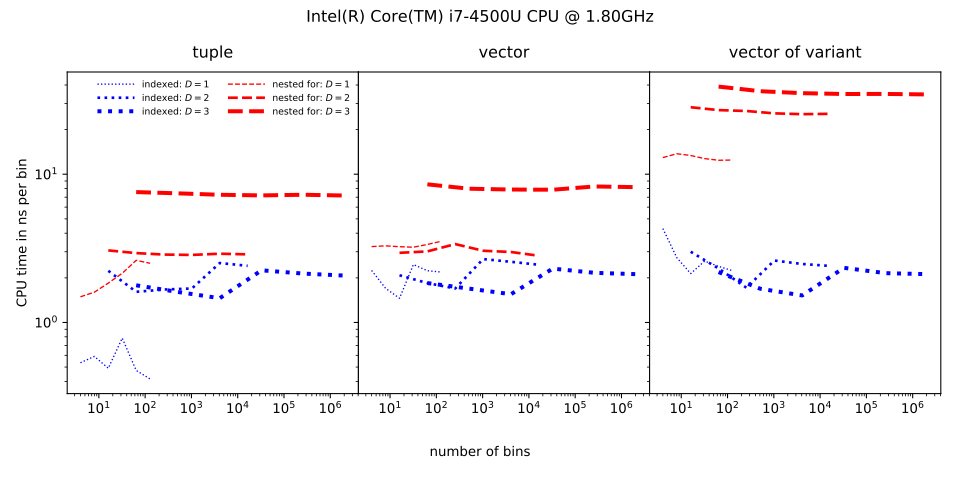

Recreate this plot in Python.
import numpy as np
import json
from collections import defaultdict
import os
import re
import sys
import matplotlib.pyplot as plt
import matplotlib as mpl
mpl.rcParams.update(mpl.rcParamsDefault)

bench = defaultdict(lambda:[])
for iline, line in enumerate(open(sys.argv[1])):
    if iline < 3:
        continue
    # Naive/(tuple, 3, inner)/4    3.44 ns
    m = re.match("(\S+)/\((\S+), (\d), (\S+)\)/(\d+)\s*([0-9\.]+) ns", line)
    name = m.group(1)
    hist = m.group(2)
    dim = int(m.group(3))
    cov = m.group(4)
    nbins = int(m.group(5))
    time = float(m.group(6))
    bench[(name, hist, dim, cov)].append((int(nbins) ** dim, time))

fig, ax = plt.subplots(1, 3, figsize=(10, 5), sharex=True, sharey=True)
if os.path.exists("/proc/cpuinfo"):
    cpuinfo = open("/proc/cpuinfo").read()
    m = re.search("model name\s*:\s*(.+)\n", cpuinfo)
    if m:
        plt.suptitle(m.group(1))
plt.subplots_adjust(bottom=0.18, wspace=0, top=0.85, right=0.98, left=0.07)
for iaxis, axis_type in enumerate(("tuple", "vector", "vector_of_variant")):
    plt.sca(ax[iaxis])
    plt.title(axis_type.replace("_", " "), y=1.02)
    handles = []
    for (name, axis_t, dim, cov), v in bench.items():
        if axis_t != axis_type: continue
        if cov != "inner": continue
        v = np.sort(v, axis=0).T
        # if "semi_dynamic" in axis: continue
        name2, col, ls = {
            "Naive": ("nested for", "r", "--"),
            "Indexed": ("indexed", "b", ":")}.get(name, (name, "k", "-"))
        h = plt.plot(v[0], v[1] / v[0], color=col, ls=ls, lw=dim,
                     label=r"%s: $D=%i$" % (name2, dim))[0]
        handles.append(h)
        handles.sort(key=lambda x: x.get_label())
    plt.loglog()
plt.sca(ax[0])
plt.ylabel("CPU time in ns per bin")
plt.legend(handles=handles, fontsize="x-small", frameon=False, handlelength=4, ncol=2)
plt.figtext(0.5, 0.05, "number of bins", ha="center")
plt.savefig("iteration_performance.svg")
plt.show()
